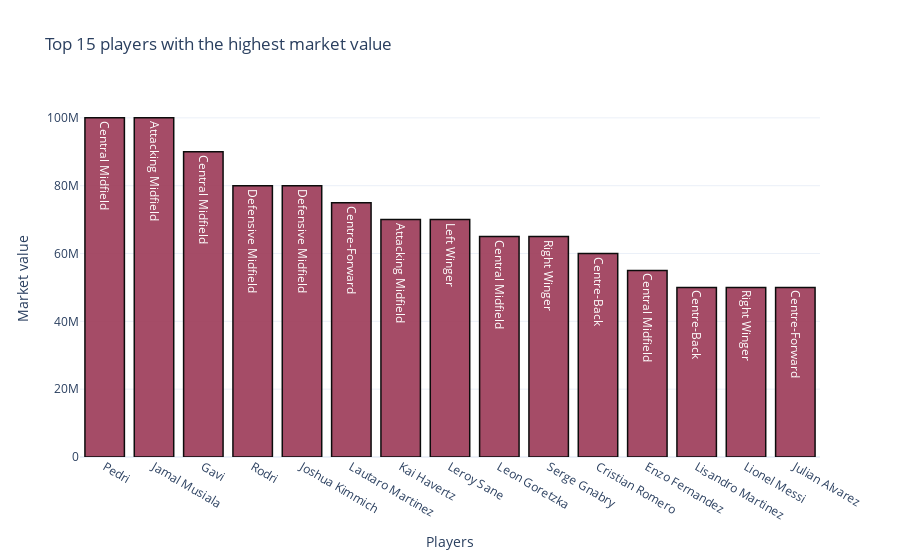

Notebook code cell kept with this figure:
### Code cell
fig = px.bar(players_top_value, x="Name", y="Market_value", barmode="group", template='plotly_white', title="Top 15 players with the highest market value",
      text = players_top_value.Position)
fig.update_xaxes(title_text="Players")
fig.update_yaxes(title_text="Market value")
fig.update_traces(marker_color='#a1435f', marker_line_color='rgb(0,0,0)',
                  marker_line_width=1.5, opacity=0.95)
fig.show()

### Figure 1 — Plotly figure (JSON) as saved in the notebook; plotly's stock layout.template omitted (floating-point values rounded to 4 significant figures)
{"data": [{"alignmentgroup": "True", "hovertemplate": "Name=%{x}<br>Market_value=%{y}<br>Position=%{text}<extra></extra>", "legendgroup": "", "marker": {"color": "#a1435f", "pattern": {"shape": ""}, "line": {"color": "rgb(0,0,0)", "width": 1.5}}, "name": "", "offsetgroup": "", "orientation": "v", "showlegend": false, "text": ["Central Midfield", "Attacking Midfield", "Central Midfield", "Defensive Midfield", "Defensive Midfield", "Centre-Forward", "Attacking Midfield", "Left Winger", "Central Midfield", "Right Winger", "Centre-Back", "Central Midfield", "Centre-Back", "Right Winger", "Centre-Forward"], "textposition": "auto", "x": ["Pedri", "Jamal Musiala", "Gavi", "Rodri", "Joshua Kimmich", "Lautaro Martinez", "Kai Havertz", "Leroy Sane", "Leon Goretzka", "Serge Gnabry", "Cristian Romero", "Enzo Fernandez", "Lisandro Martinez", "Lionel Messi", "Julian Alvarez"], "xaxis": "x", "y": [100000000, 100000000, 90000000, 80000000, 80000000, 75000000, 70000000, 70000000, 65000000, 65000000, 60000000, 55000000, 50000000, 50000000, 50000000], "yaxis": "y", "type": "bar", "opacity": 0.95}], "layout": {"xaxis": {"anchor": "y", "domain": [0.0, 1.0], "title": {"text": "Players"}}, "yaxis": {"anchor": "x", "domain": [0.0, 1.0], "title": {"text": "Market value"}}, "legend": {"tracegroupgap": 0}, "title": {"text": "Top 15 players with the highest market value"}, "barmode": "group"}}
